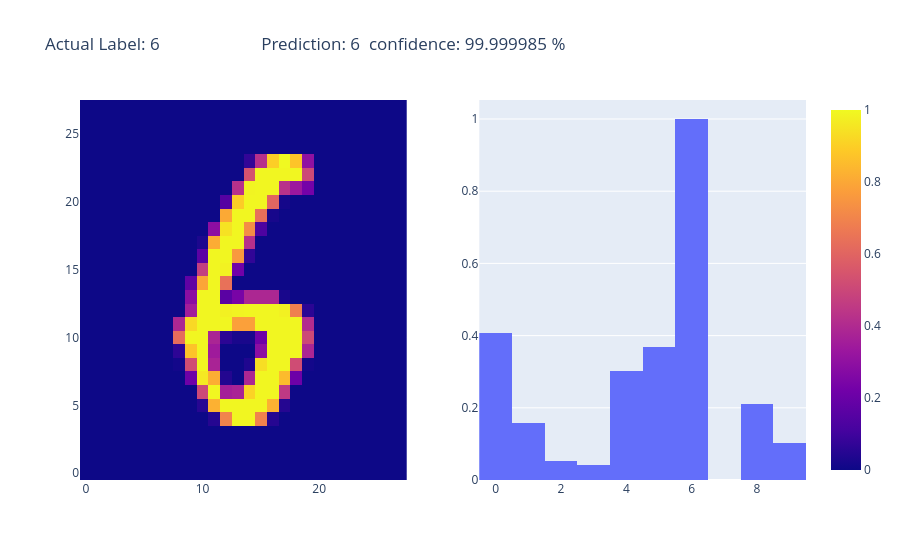
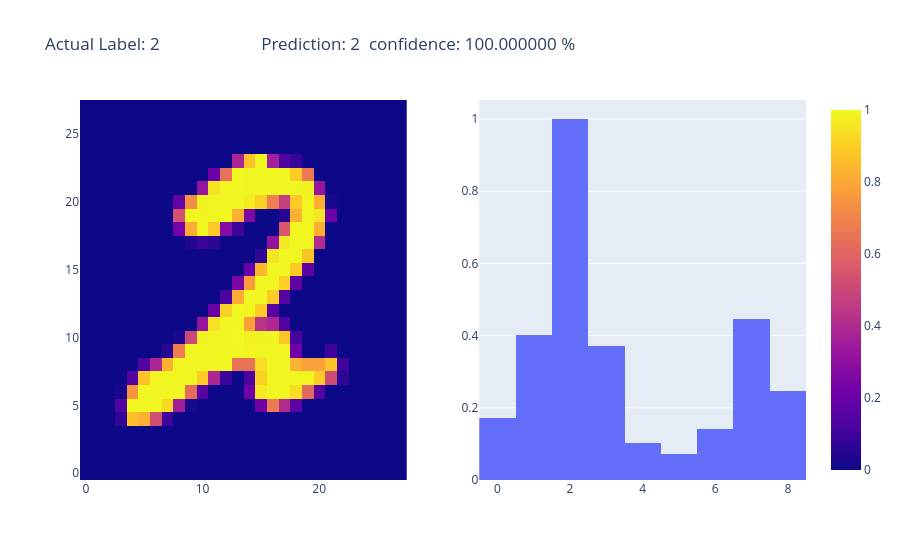
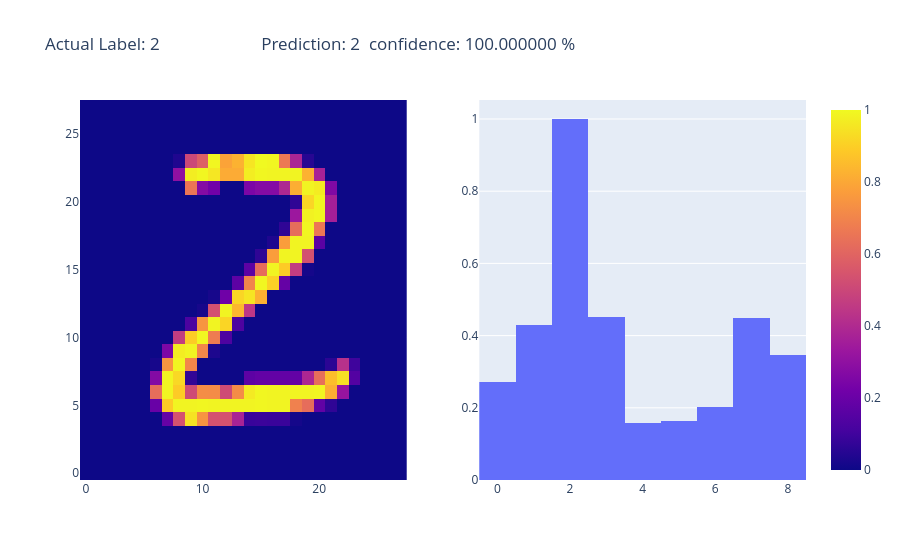
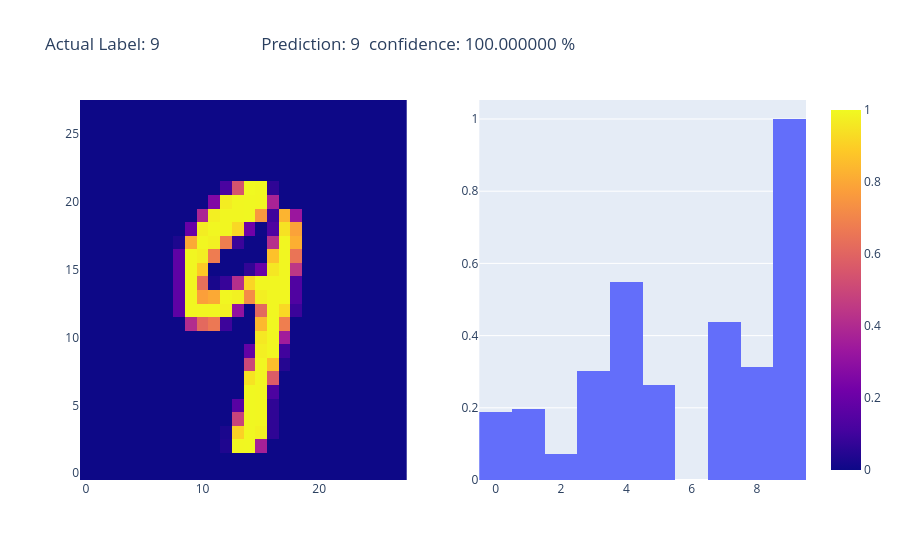

Notebook source saved alongside these figures, in order:
### Code cell
test_random(5)

### Figure 1 — Plotly figure (JSON) as saved in the notebook; plotly's stock layout.template omitted (floating-point values rounded to 4 significant figures; data arrays with more than 128 entries replaced by an {"elided": "..."} marker saying what was removed)
{"data": [{"coloraxis": "coloraxis", "hovertemplate": "x: %{x}<br>y: %{y}<br>color: %{z}<extra></extra>", "name": "0", "type": "heatmap", "xaxis": "x", "yaxis": "y", "z": {"elided": "28x28 float values"}}, {"bingroup": "x", "histfunc": "sum", "hovertemplate": "x=%{x}<br>sum of y=%{y}<extra></extra>", "legendgroup": "", "marker": {"color": "#636efa", "pattern": {"shape": ""}}, "name": "", "nbinsx": 10, "orientation": "v", "showlegend": false, "type": "histogram", "x": [0, 1, 2, 3, 4, 5, 6, 7, 8, 9], "xaxis": "x2", "y": [0.4082, 0.1585, 0.05321, 0.04191, 0.3016, 0.3689, 1.0, 0.0, 0.2119, 0.1039], "yaxis": "y2"}], "layout": {"title": {"text": "Actual Label: 6                       Prediction: 6  confidence: 99.999985 %"}, "xaxis": {"anchor": "y", "domain": [0, 0.45]}, "xaxis2": {"anchor": "y2", "domain": [0.55, 1]}, "yaxis": {"anchor": "x", "domain": [0, 1]}, "yaxis2": {"anchor": "x2", "domain": [0, 1]}}}

### Figure 2 — Plotly figure (JSON) as saved in the notebook; plotly's stock layout.template omitted (floating-point values rounded to 4 significant figures; data arrays with more than 128 entries replaced by an {"elided": "..."} marker saying what was removed)
{"data": [{"coloraxis": "coloraxis", "hovertemplate": "x: %{x}<br>y: %{y}<br>color: %{z}<extra></extra>", "name": "0", "type": "heatmap", "xaxis": "x", "yaxis": "y", "z": {"elided": "28x28 float values"}}, {"bingroup": "x", "histfunc": "sum", "hovertemplate": "x=%{x}<br>sum of y=%{y}<extra></extra>", "legendgroup": "", "marker": {"color": "#636efa", "pattern": {"shape": ""}}, "name": "", "nbinsx": 10, "orientation": "v", "showlegend": false, "type": "histogram", "x": [0, 1, 2, 3, 4, 5, 6, 7, 8, 9], "xaxis": "x2", "y": [0.1728, 0.4029, 1.0, 0.3716, 0.1032, 0.0715, 0.1412, 0.4453, 0.2453, 0.0], "yaxis": "y2"}], "layout": {"title": {"text": "Actual Label: 2                       Prediction: 2  confidence: 100.000000 %"}, "xaxis": {"anchor": "y", "domain": [0, 0.45]}, "xaxis2": {"anchor": "y2", "domain": [0.55, 1]}, "yaxis": {"anchor": "x", "domain": [0, 1]}, "yaxis2": {"anchor": "x2", "domain": [0, 1]}}}

### Figure 3 — Plotly figure (JSON) as saved in the notebook; plotly's stock layout.template omitted (floating-point values rounded to 4 significant figures; data arrays with more than 128 entries replaced by an {"elided": "..."} marker saying what was removed)
{"data": [{"coloraxis": "coloraxis", "hovertemplate": "x: %{x}<br>y: %{y}<br>color: %{z}<extra></extra>", "name": "0", "type": "heatmap", "xaxis": "x", "yaxis": "y", "z": {"elided": "28x28 float values"}}, {"bingroup": "x", "histfunc": "sum", "hovertemplate": "x=%{x}<br>sum of y=%{y}<extra></extra>", "legendgroup": "", "marker": {"color": "#636efa", "pattern": {"shape": ""}}, "name": "", "nbinsx": 10, "orientation": "v", "showlegend": false, "type": "histogram", "x": [0, 1, 2, 3, 4, 5, 6, 7, 8, 9], "xaxis": "x2", "y": [0.2727, 0.4284, 1.0, 0.4517, 0.1572, 0.1634, 0.2021, 0.4478, 0.3451, 0.0], "yaxis": "y2"}], "layout": {"title": {"text": "Actual Label: 2                       Prediction: 2  confidence: 100.000000 %"}, "xaxis": {"anchor": "y", "domain": [0, 0.45]}, "xaxis2": {"anchor": "y2", "domain": [0.55, 1]}, "yaxis": {"anchor": "x", "domain": [0, 1]}, "yaxis2": {"anchor": "x2", "domain": [0, 1]}}}

### Figure 4 — Plotly figure (JSON) as saved in the notebook; plotly's stock layout.template omitted (floating-point values rounded to 4 significant figures; data arrays with more than 128 entries replaced by an {"elided": "..."} marker saying what was removed)
{"data": [{"coloraxis": "coloraxis", "hovertemplate": "x: %{x}<br>y: %{y}<br>color: %{z}<extra></extra>", "name": "0", "type": "heatmap", "xaxis": "x", "yaxis": "y", "z": {"elided": "28x28 float values"}}, {"bingroup": "x", "histfunc": "sum", "hovertemplate": "x=%{x}<br>sum of y=%{y}<extra></extra>", "legendgroup": "", "marker": {"color": "#636efa", "pattern": {"shape": ""}}, "name": "", "nbinsx": 10, "orientation": "v", "showlegend": false, "type": "histogram", "x": [0, 1, 2, 3, 4, 5, 6, 7, 8, 9], "xaxis": "x2", "y": [0.1888, 0.1969, 0.07299, 0.3022, 0.5497, 0.2625, 0.0, 0.4365, 0.3127, 1.0], "yaxis": "y2"}], "layout": {"title": {"text": "Actual Label: 9                       Prediction: 9  confidence: 100.000000 %"}, "xaxis": {"anchor": "y", "domain": [0, 0.45]}, "xaxis2": {"anchor": "y2", "domain": [0.55, 1]}, "yaxis": {"anchor": "x", "domain": [0, 1]}, "yaxis2": {"anchor": "x2", "domain": [0, 1]}}}
